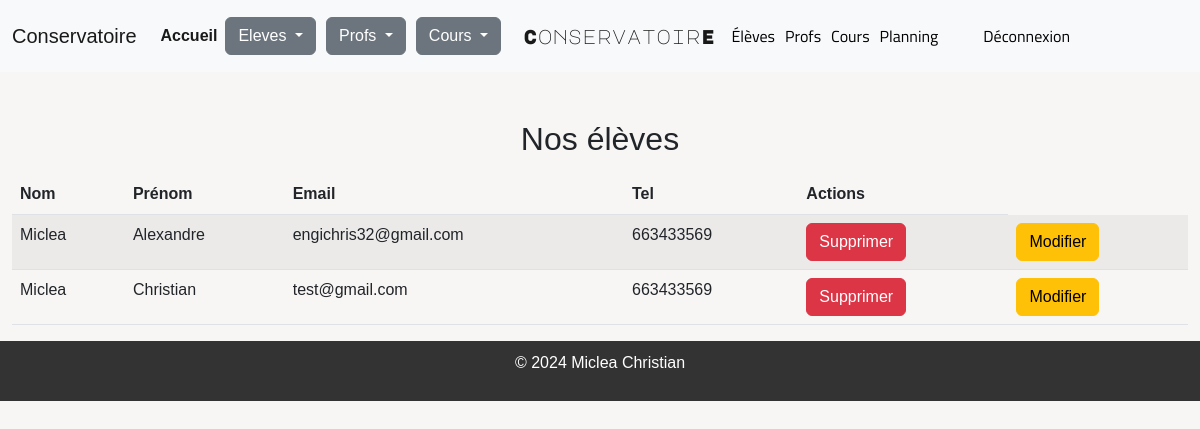
Page /index.php?uc=personne&action=liste (signed in) on the committed database.
### tables this page shows
CREATE TABLE `eleve` (
  `IDELEVE` int(11) NOT NULL,
  `NIVEAU` int(11) NOT NULL,
  `BOURSE` int(11) DEFAULT NULL
);

CREATE TABLE `personne` (
  `ID` int(11) NOT NULL,
  `NOM` char(32) DEFAULT NULL,
  `PRENOM` char(32) DEFAULT NULL,
  `TEL` int(11) DEFAULT NULL,
  `MAIL` char(32) DEFAULT NULL,
  `ADRESSE` char(32) DEFAULT NULL
);

### Modeles/monPdo.php (called while the page is built, shortened)
<?php
class MonPdo
{
    private static $serveur='mysql:host=localhost';
    private static $bdd='dbname=kurghsvm_conservatoire';
    private static $user='root';
    private static $mdp='';
    private static $unPdo = null;
    private function __construct()
    {
        MonPdo::$unPdo = new PDO(MonPdo::$serveur.';'.MonPdo::$bdd, MonPdo::$user, MonPdo::$mdp);
        MonPdo::$unPdo->query("SET CHARACTER SET utf8");
        MonPdo::$unPdo->setAttribute(PDO::ATTR_ERRMODE, PDO::ERRMODE_EXCEPTION);
    }
    public static function getInstance()
    {
        if (self::$unPdo == null) {
            self::$monPdo = new MonPdo();
        }
        return self::$unPdo;
    }
}
?>

### Modeles/personne.class.php (called while the page is built, shortened)
<?php
class personne
{
        private $ID;
        private $NOM;
        private $PRENOM;
        private $TEL;
        private $MAIL;
        public function getID()
        {
                return $this->ID;
        }
        public function getNOM()
        {
                return $this->NOM;
        }
        public function getPRENOM()
        {
                return $this->PRENOM;
        }
        public function getTEL()
        {
                return $this->TEL;
        }
        public function getMAIL()
        {
                return $this->MAIL;
        }
        public static function affichereleve()
        {
                $req = MonPdo::getInstance()->prepare("SELECT * FROM personne INNER JOIN eleve ON ID = IDELEVE;");
                $req->setFetchMode(PDO::FETCH_CLASS | PDO::FETCH_PROPS_LATE, 'personne');
                $req->execute();
                $lesResultats = $req->fetchAll();
                return $lesResultats;
        }
}
?>

### Vues/afficherpersonnes.php (the view, shortened to what this page needs)
<!DOCTYPE html>
<html lang="en">
<head>
    <link rel='stylesheet' href='https://cdn.jsdelivr.net/npm/bootstrap@5.2.0/dist/css/bootstrap.min.css'>
    <link href="style.css" rel="stylesheet">
</head>
<body>
<nav class="navbar navbar-expand-lg navbar-light bg-light">
        <div class="container-fluid">
            <a class="navbar-brand" href="index.php?uc=accueil">Conservatoire</a>
            <div class="collapse navbar-collapse" id="navbarNavAltMarkup">
                <div class="navbar-nav">
                    <a class="nav-link active" aria-current="page" href="index.php?uc=accueil">Accueil</a>
                    <div class="dropdown">
                        <button class="btn btn-secondary dropdown-toggle" type="button" data-bs-toggle="dropdown" aria-expanded="false">
                            Eleves
                        </button>
                    </div>
                    <div class="dropdown">
                        <button class="btn btn-secondary dropdown-toggle" type="button" data-bs-toggle="dropdown" aria-expanded="false">
                            Profs
                        </button>
                    </div>
                    <div class="dropdown">
                        <button class="btn btn-secondary dropdown-toggle" type="button" data-bs-toggle="dropdown" aria-expanded="false">
                            Cours
                        </button>
                    </div>
                    <?php include("header/header.php") ?>
                </div>
            </div>
        </div>
    </nav>
    <div class="position-relative mt-5 mb-3">
        <h2 class="d-flex justify-content-center mt-5">Nos élèves</h2>
    </div>
    <div class="container-fluid position-relative mt-3">
        <table class="table table-striped">
            <thead>
                <tr>
                    <th scope="col">Nom</th>
                    <th scope="col">Prénom</th>
                    <th scope="col">Email</th>
                    <th scope="col">Tel</th>
                    <th scope="col">Actions</th>
                </tr>
            </thead>
            <tbody>
                <?php
                foreach ($lesPersonnes as $personne) {
                    echo "<tr>";
                    echo "<td>" . $personne->getNOM() . "</td>";
                    echo "<td>" . $personne->getPRENOM() . "</td>";
                    echo "<td>" . $personne->getMAIL() . "</td>";
                    echo "<td>" . $personne->getTEL() . "</td>";
                    echo "<td><a href='index.php?uc=personne&action=supprimer&id=". $personne->getID() ."' class='btn btn-danger'>Supprimer</a></td>";
                    echo "<td><a href='index.php?uc=personne&action=editer_form&id=". $personne->getID() ."' class='btn btn-warning'>Modifier</a></td>";
                    echo "</tr>";
                }
                ?>
            </tbody>
        </table>
    </div>
    <footer>
        <p>&copy; <?php echo date("Y"); ?> Miclea Christian</p>
    </footer>
</body>
</html>

### style.css (style rules this page uses)
body { font-family: Arial, sans-serif; margin: 0; padding: 0; }
nav { background-color: #f2f2f2; padding: 10px; }
a { color: #333; text-decoration: none; }
footer { background-color: #333; color: #fff; padding: 10px; text-align: center; }

### header/header.php (style rules this page uses)
body { background-color: #F8F6F4; min-height: 100vh; }
.navbar-nav .dropdown { margin-right: 10px; }
.navbar-nav .nav-link { color: #000; font-weight: bold; }
.navbar-nav { align-items: center; display: flex; }

### rows in the picture
eleve: IDELEVE.NOM "Miclea", IDELEVE.PRENOM "Alexandre", IDELEVE.MAIL "engichris32@gmail.com", IDELEVE.TEL "663433569"
eleve: IDELEVE.NOM "Miclea", IDELEVE.PRENOM "Christian", IDELEVE.MAIL "test@gmail.com", IDELEVE.TEL "663433569"
